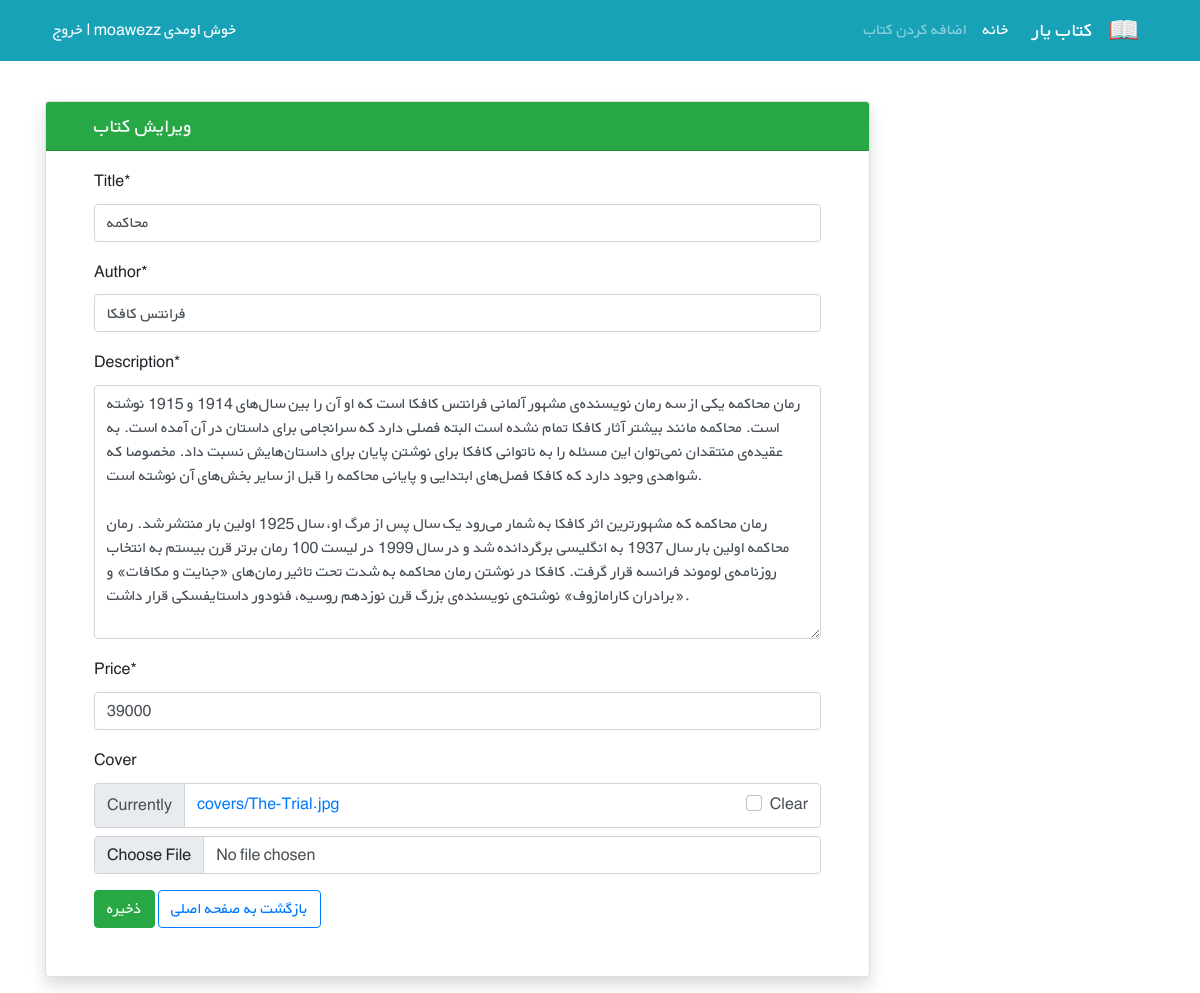
/books/1/edit/ (signed in), run on the app's committed database.
### books/models.py (models this page shows, shortened)
class Book(models.Model):
    user = models.ForeignKey(to=get_user_model(), default=1, on_delete=models.CASCADE)
    title = models.CharField(max_length=100)
    author = models.CharField(max_length=100)
    description = models.TextField()
    price = models.PositiveIntegerField()
    cover = models.ImageField(upload_to='covers/', blank=True)

### books/views.py (the view)
# urls.py: path('<int:pk>/edit/', views.BookUpdateView.as_view(), name='book_update'),
class BookUpdateView(LoginRequiredMixin, UserPassesTestMixin, generic.UpdateView):
    model = Book
    fields = ['title', 'author', 'description', 'price', 'cover']
    template_name = 'books/book_update.html'
    def test_func(self):
        obj = self.get_object()
        return obj.user == self.request.user

### books/templates/books/book_update.html (shortened to what this page needs)
{% extends '_base.html' %}
{% load crispy_forms_tags %}
{% block content %}
    <div class="container mt-4" dir="ltr">
        <div class="row">
            <div class="col-9">
                <div class="card shadow my-3">
                    <h5 class="card-header bg-success text-light px-5">ویرایش کتاب</h5>
                    <div class="px-5 pt-3 pb-5">
                        <form action="" method="POST" enctype="multipart/form-data">
                            {{ form | crispy }}
                            <button class="btn btn-success" type="submit">ذخیره</button>
                            <a class="btn btn-outline-primary" href="{% url 'books_list' %}">بازگشت به صفحه اصلی</a>
                        </form>
                    </div>
                </div>
            </div>
        </div>
    </div>
{% endblock content %}

### static/css/style.css (style rules this page uses)
* { font-family: 'BYekan', sans-serif; line-height: 1.8rem; }

### data on the page
Book: title "محاکمه", author "فرانتس کافکا", description "رمان محاکمه یکی از سه رمان نویسنده‌ی مشهور آلمانی فرانتس کافکا است که او آن را بین سال‌های 1914 و 1915 نوشته است. محاکمه مانند بیشتر آثار کافکا تمام نشده است البته فصلی دارد که سرانجامی برای داستان در آن آمده است. به عقیده‌ی منتقدان نمی‌توان این مسئله را به ناتوانی کافکا برای نوشتن پایان برای داستان‌هایش نسبت داد. مخصوصا که شواهدی وجود دارد که کافکا فصل‌های ابتدایی و پایانی محاکمه را قبل از سایر بخش‌های آن نوشته است. رمان محاکمه که مشهورترین اثر کافکا به شمار می‌رود یک سال پس از مرگ او، سال 1925 اولین بار منتشر شد. رمان محاکمه اولین بار سال 1937 به انگلیسی برگردانده شد و در سال 1999 در لیست 100 رمان برتر قرن بیستم به انتخاب روزنامه‌ی لوموند فرانسه قرار گرفت. کافکا در نوشتن رمان محاکمه به…", price "39000"
